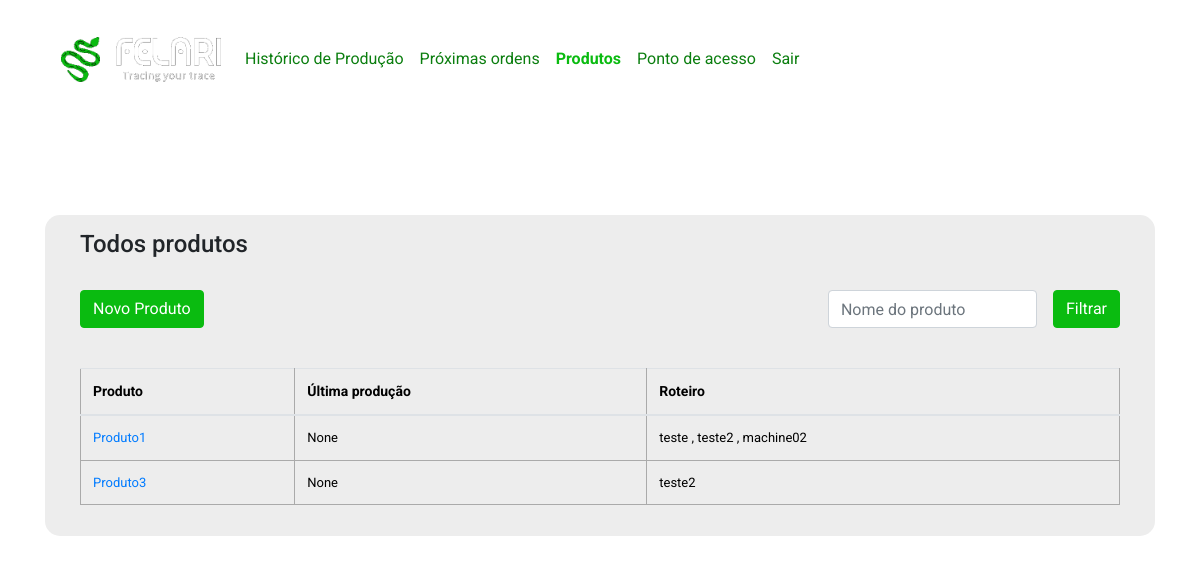
The page /products (signed in) on the database its author committed.
### app.py (models this page shows)
class Product(db.Model):
    id = db.Column(db.Integer, primary_key=True)
    nome = db.Column(db.String(100), nullable=False)
    ultima_producao = db.Column(db.DateTime)
    access_points = db.relationship('AccessPoint', secondary=products_access_points, backref=db.backref('products', lazy='dynamic'))

class AccessPoint(db.Model):
    id = db.Column(db.Integer, primary_key=True)
    name = db.Column(db.String(100), unique=True, nullable=False)

### app.py (the view, shortened to what this page needs)
@app.route('/products', methods=['GET', 'POST'])
@login_required
def products():
    form = TaskForm()
    produtos = Product.query.all()
    access_points = AccessPoint.query.all()
    return render_template('products.html', produtos=produtos, access_points=access_points, form=form)

### app.py
class TaskForm(FlaskForm):
    content = StringField(validators=[DataRequired(), Length(min=5, max=200)])
    submit = SubmitField('Atualizar')

### app.py (called while the page is built)
@login_manager.user_loader
def load_user(user_id):
    return User.query.get(int(user_id))

### templates/products.html (shortened to what this page needs)
{% extends 'base.html' %}
{% block body %}
<div class="produtos py-5">
    <div class="container">
        <div class="row">
            <div class="col-12">
                <div class="produtos-container">
                    <div class="row">
                        <div class="col-12">
                            <h4>Todos produtos</h4>
                        </div>
                        <div class="col-12 py-4">
                            <div class="d-flex align-items-center justify-content-between w-100 h-100">
                                <div class="d-flex align-items-center justify-content-center">
                                    <button type="button" class="btn btn-primary" data-toggle="modal" data-target="#modalNovoProduto">Novo Produto</button>
                                </div>
                                <div class="d-flex align-items-center justify-content-center">
                                    <input class="form-control" type="text" placeholder="Nome do produto">
                                    <button class="ml-3 btn btn-primary">Filtrar</button>
                                </div>
                            </div>
                        </div>
                        <div class="col-12 mt-3">
                            <div class="table-responsive">
                                <table class="table">
                                    <thead>
                                        <tr>
                                            <th>Produto</th>
                                            <th>Última produção</th>
                                            <th>Roteiro</th>
                                        </tr>
                                    </thead>
                                    <tbody>
                                        {% for produto in produtos %}
                                        <tr>
                                            <td><a href="{{ url_for('product', id=produto.id) }}">{{ produto.nome }}</a></td>
                                            <td>{{ produto.ultima_producao }}</td>
                                            <td>
                                                {% if produto.access_points %}
                                                    {% for access_point in produto.access_points %}
                                                        {{ access_point.name }}
                                                        {% if not loop.last %}, {% endif %}
                                                    {% endfor %}
                                                {% else %}
                                                    Nenhum roteiro associado
                                                {% endif %}
                                            </td>
                                        </tr>
                                        {% endfor %}
                                    </tbody>
                                </table>
                            </div>
                        </div>
                    </div>
                </div>
            </div>
        </div>
    </div>
</div>
{% endblock %}

### static/css/main.css (style rules this page uses)
:root { --verde: #0abb10; --verde-escuro: #0b7e0f; }
.btn-primary { background-color: var(--verde)!important; border-color: var(--verde)!important; }
body { margin: 0; font-family: "Roboto", sans-serif!important; background-color: transparent!important; background-image: url('../img/common/background.jpg'); background-size: cover; background-position: center; }
table, td, th { border: 1px solid #aaa; }
table { border-collapse: collapse; width: 100%; }
th { height: 30px; padding: 5px; }
td { text-align: center; padding: 5px; }
.produtos-container { padding: 15px 35px; background-color: #ededed; border-radius: 15px; }
.produtos-container table { font-size: 13px; color: black; text-align: left; border: none; }
.produtos-container table th { font-size: 14px; font-weight: 700; }
.produtos-container table td { text-align: left; }

### rows shown on the page
Product: nome "Produto1", ultima_producao "None"
AccessPoint: name "teste"
AccessPoint: name "teste2"
AccessPoint: name "machine02"
Product: nome "Produto3", ultima_producao "None"
